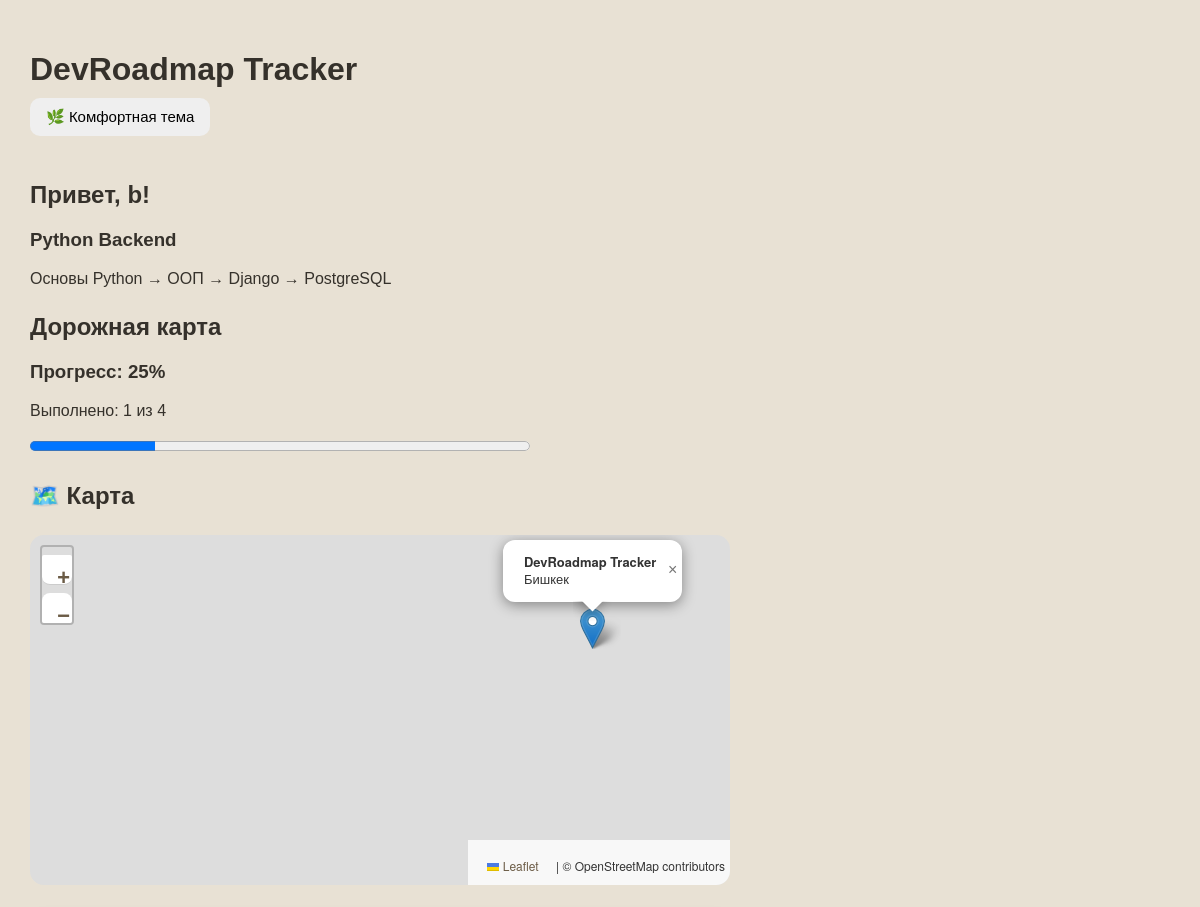
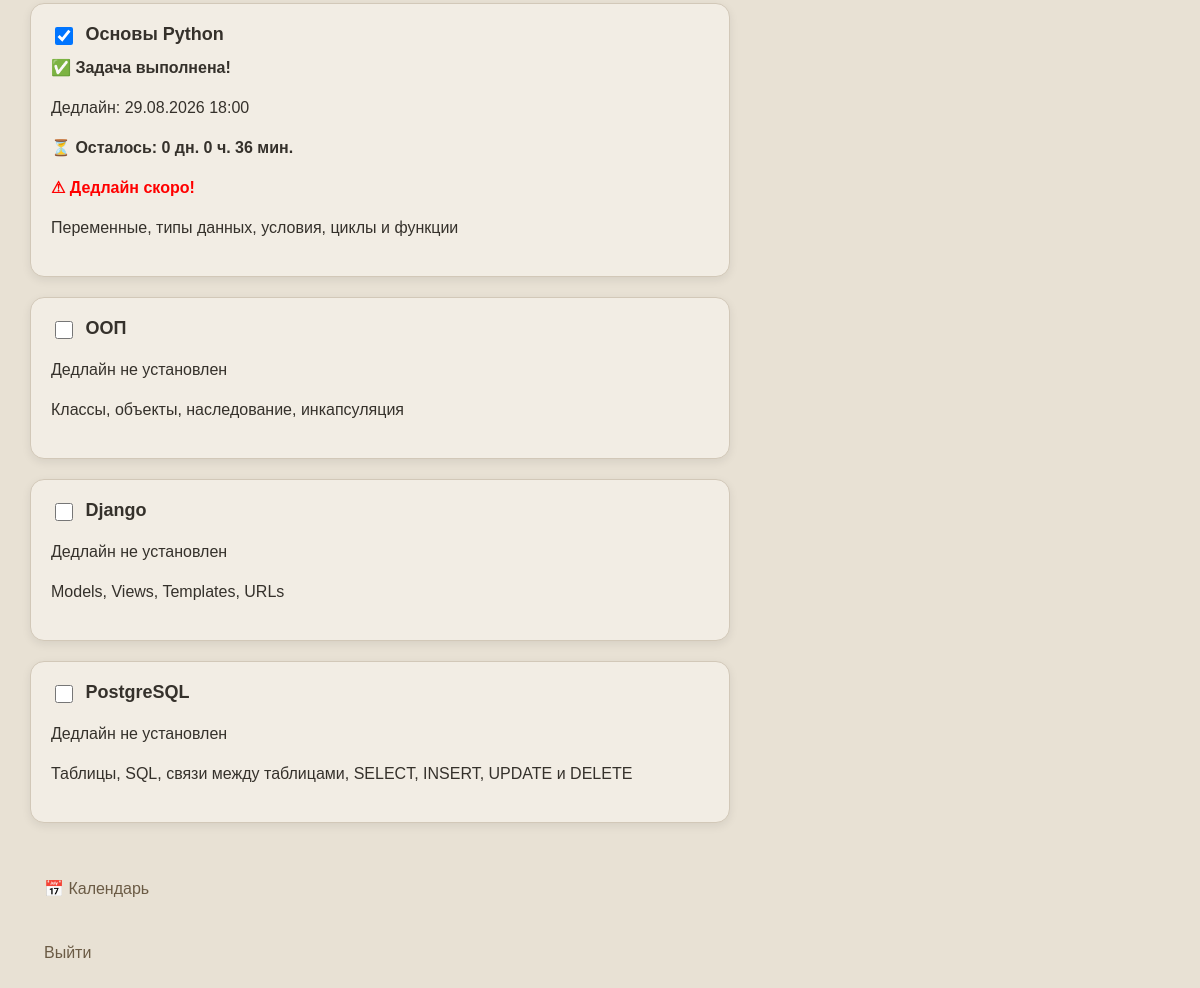
The app's page / (signed in) with its own data (2 pictures, top to bottom).
### roadmap/models.py (models this page shows, shortened)
class Roadmap(models.Model):
    title = models.CharField(max_length=255)
    description = models.TextField()

class TaskNode(models.Model):
    roadmap = models.ForeignKey(
        Roadmap,
        on_delete=models.CASCADE,
        related_name='nodes'
    )
    title = models.CharField(max_length=255)
    description = models.TextField(blank=True)
    parent = models.ForeignKey(
        'self',
        on_delete=models.CASCADE,
        null=True,
        blank=True,
        related_name='children'
    )

class UserTaskProgress(models.Model):
    user = models.ForeignKey(User, on_delete=models.CASCADE)
    task = models.ForeignKey(TaskNode, on_delete=models.CASCADE)
    is_completed = models.BooleanField(default=False)
    deadline = models.DateTimeField(null=True, blank=True)
    completed_at = models.DateTimeField(null=True, blank=True)

### roadmap/views.py (the view)
# urls.py: path('', views.dashboard_view, name='dashboard'),
@login_required
def dashboard_view(request):
    roadmap = Roadmap.objects.first()
    tasks = roadmap.nodes.all()
    completed_tasks = 0
    for task in tasks:
        progress, created = UserTaskProgress.objects.get_or_create(
            user=request.user,
            task=task
        )
        task.user_progress = progress
        task.deadline_warning = None
        if progress.is_completed:
            completed_tasks += 1
        if progress.deadline:
            now = timezone.now()
            if progress.deadline < now:
                task.deadline_warning = "⚠ Дедлайн просрочен!"
            elif progress.deadline <= now + timedelta(hours=24):
                task.deadline_warning = "⚠ Дедлайн скоро!"
    total_tasks = tasks.count()
    progress_percent = 0
    if total_tasks > 0:
        progress_percent = int((completed_tasks / total_tasks) * 100)
    completed_tasks_count = completed_tasks
    total_tasks_count = total_tasks
    return render(request, 'roadmap/dashboard.html', {
        'roadmap': roadmap,
        'tasks': tasks,
        'progress_percent': progress_percent,
        'completed_tasks_count': completed_tasks_count,
        'total_tasks_count': total_tasks_count,
    })

### roadmap/templates/roadmap/dashboard.html (shortened to what this page needs)
<!DOCTYPE html>
<html lang="ru">
<head>
    <link
        rel="stylesheet"
        href="https://unpkg.com/leaflet@1.9.4/dist/leaflet.css"
    >
</head>
<body>
<h1>DevRoadmap Tracker</h1>
<button id="theme-toggle">🌿 Комфортная тема</button>
{% if user.is_authenticated %}
    <h2>Привет, {{ user.username }}!</h2>
    <h3>{{ roadmap.title }}</h3>
    <p>{{ roadmap.description }}</p>
    <h2>Дорожная карта</h2>
    <h3>Прогресс: {{ progress_percent }}%</h3>
    <p>
        Выполнено: {{ completed_tasks_count }} из {{ total_tasks_count }}
    </p>
    <progress value="{{ progress_percent }}" max="100"></progress>
    <h2>🗺️ Карта</h2>
    <div id="map"></div>
    {% for task in tasks %}
        <div class="task-card">
            <form method="post" action="{% url 'toggle_task' task.id %}">
                <input
                    type="checkbox"
                    class="task-checkbox"
                    onchange="confirmTask(this)"
                    {% if task.user_progress.is_completed %}checked{% endif %}
                >
                <strong>{{ task.title }}</strong>
                {% if task.user_progress.is_completed %}
                    <p class="completed-message">
                        ✅ Задача выполнена!
                    </p>
                {% endif %}
                {% if task.user_progress.deadline %}
                    <p>
                        Дедлайн:
                        {{ task.user_progress.deadline|date:"d.m.Y H:i" }}
                    </p>
                    <p
                        class="countdown"
                        data-deadline="{{ task.user_progress.deadline|date:'c' }}"
                    >
                    </p>
                {% else %}
                    <p>Дедлайн не установлен</p>
                {% endif %}
                {% if task.deadline_warning %}
                    <p style="color: red; font-weight: bold;">
                        {{ task.deadline_warning }}
                    </p>
                {% endif %}
                <p>{{ task.description }}</p>
            </form>
        </div>
    {% empty %}
        <p>Задач пока нет.</p>
    {% endfor %}
    <br>
    <a href="{% url 'calendar' %}">📅 Календарь</a>
    <br><br>
    <a href="{% url 'logout' %}">Выйти</a>
{% endif %}
</body>
</html>

### roadmap/templates/roadmap/dashboard.html (style rules this page uses)
* { box-sizing: border-box; }
body { margin: 0; padding: 30px; background: #f4f6f8; color: #222; font-family: Arial, sans-serif; transition: background 0.4s ease, color 0.4s ease; animation: pageAppear 0.6s ease; }
body.comfort { background: #e8e1d4; color: #35312b; }
body.comfort a { color: #6b5b45; }
h1 { margin-bottom: 10px; animation: slideDown 0.6s ease; }
h2 { margin-top: 25px; }
h3 { animation: slideDown 0.7s ease; }
button { padding: 10px 16px; margin-bottom: 20px; border: none; border-radius: 10px; cursor: pointer; font-size: 15px; transition: transform 0.2s ease, box-shadow 0.2s ease, background 0.3s ease; }
progress { width: 100%; max-width: 500px; height: 20px; }
#map { width: 100%; max-width: 700px; height: 350px; margin: 25px 0; border-radius: 14px; overflow: hidden; }
.task-card { margin: 20px 0; padding: 20px; max-width: 700px; background: white; border-radius: 14px; border: 1px solid #ddd; box-shadow: 0 3px 10px rgba(0, 0, 0, 0.08); transition: transform 0.25s ease, box-shadow 0.25s ease, background 0.3s ease; animation: cardAppear 0.6s ease; }
body.comfort .task-card { background: #f2ede4; border-color: #d2c8b8; }
.task-card strong { font-size: 18px; transition: color 0.2s ease; }
.task-card p { line-height: 1.5; }
.countdown { font-weight: bold; margin-top: 8px; animation: pulse 2s infinite; }
.completed-message { font-weight: bold; margin-top: 8px; animation: completedPop 0.4s ease; }
.task-checkbox { width: 18px; height: 18px; cursor: pointer; margin-right: 8px; vertical-align: middle; transition: transform 0.2s ease; }
a { display: inline-block; margin-top: 8px; padding: 10px 14px; text-decoration: none; border-radius: 8px; transition: transform 0.2s ease, background 0.2s ease, box-shadow 0.2s ease; }

### records on screen
Roadmap: title "Python Backend", description "Основы Python → ООП → Django → PostgreSQL"
TaskNode: is_completed "☑", title "Основы Python", shows "✅ Задача выполнена!", user_progress.deadline "29.08.2026 18:00", deadline_warning "⚠ Дедлайн скоро!", description "Переменные, типы данных, условия, циклы и функции"
TaskNode: title "ООП", shows "Дедлайн не установлен", description "Классы, объекты, наследование, инкапсуляция"
TaskNode: title "Django", shows "Дедлайн не установлен", description "Models, Views, Templates, URLs"
TaskNode: title "PostgreSQL", shows "Дедлайн не установлен", description "Таблицы, SQL, связи между таблицами, SELECT, INSERT, UPDATE и DELETE"

### other values on screen
{{ user.username }} "b"
{{ progress_percent }} "25"
{{ completed_tasks_count }} "1"
{{ total_tasks_count }} "4"
